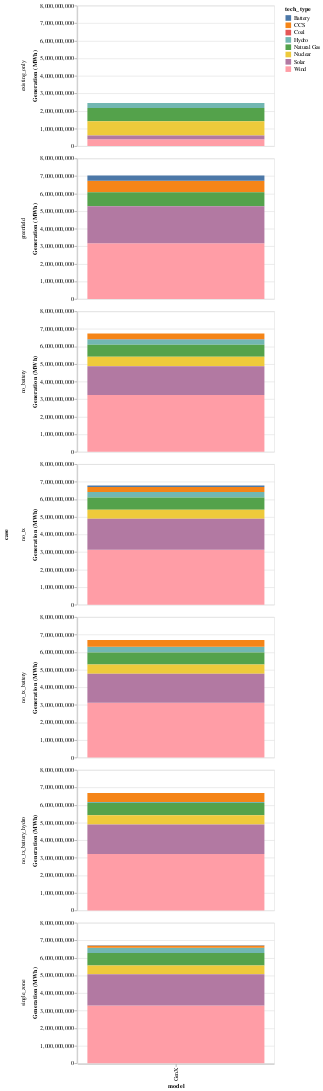

The code cell stored with this chart in its notebook:
### Code cell
chart = alt.Chart(gen.query("planning_year == 2050")).mark_bar().encode(
    xOffset="model:N",
    x="model",
    y=alt.Y("sum(value)").title("Generation (MWh)"),
    color="tech_type:N",
    row="case",
).properties(width=350, height=250)

chart.save("08 - 2050 total generation across cases.png")
chart

### Figure 1 — Vega-Lite specification as saved in the notebook (floating-point values rounded to 4 significant figures; data arrays with more than 128 entries replaced by an {"elided": "..."} marker saying what was removed)
{"$schema": "https://vega.github.io/schema/vega-lite/v5.8.0.json", "config": {"view": {"continuousHeight": 300, "continuousWidth": 300}}, "data": {"name": "data-38f0a0bc455e3504aa8ea59968234f60"}, "datasets": {"data-38f0a0bc455e3504aa8ea59968234f60": {"elided": "498 records"}}, "encoding": {"color": {"field": "tech_type", "type": "nominal"}, "row": {"field": "case", "type": "nominal"}, "x": {"field": "model", "type": "nominal"}, "y": {"aggregate": "sum", "field": "value", "title": "Generation (MWh)", "type": "quantitative"}}, "height": 250, "mark": {"type": "bar"}, "width": 350}
